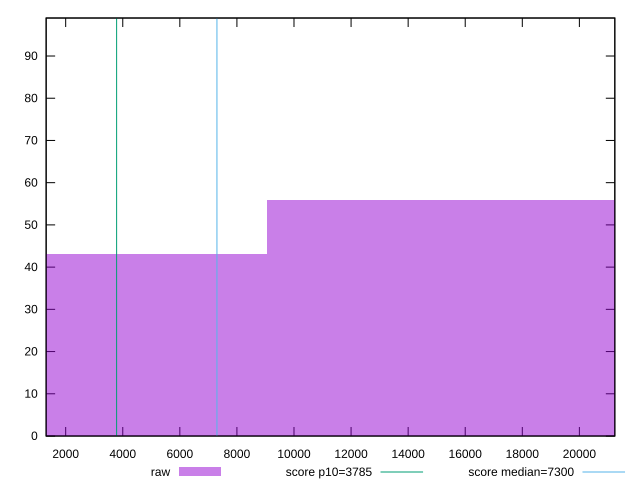

The gnuplot source for this figure:
reset

$raw <<EOF
18101.186153495022 56
0 43
EOF

set key outside below
set boxwidth 18101.186153495022
set xrange [1315.3694999999998:21241.783999999996]
set yrange [0:99]
set trange [0:99]
set style fill transparent solid 0.5 noborder

set parametric
set terminal svg size 640, 490 enhanced background rgb 'white'
set output "reports/report_00027_2021-02-24T12-40-31.850Z/interactive/samples/card/raw/histogram.svg"

plot $raw title "raw" with boxes, \
     3785,t title "score p10=3785", \
     7300,t title "score median=7300"

reset
